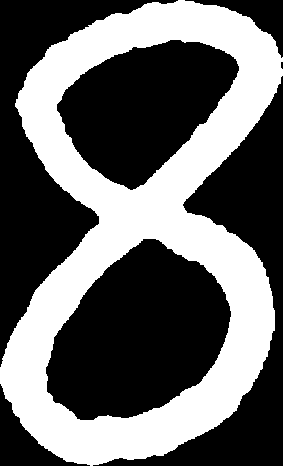
#> input picture test_images/gui_segments/component_0.png, 283 x 466 px, found by its file name
$ python debug_connected_digits.py
#> lines starting #> are read from the running program, lines starting #| are printed output that depends on the picture; after the words box and inside, x2 and y2 are one past the last pixel; in counts of white or black regions, pixels touching at a corner belong together
### member_sources/member_2/Segmentation.py

import cv2
import numpy as np


MIN_COMPONENT_AREA = 8
MIN_SPLIT_WIDTH = 6
MAX_SPLIT_DEPTH_RATIO = 0.55
MIN_WIDTH_RATIO = 1.65


# [195 lines left out: functions ensure_binary, remove_small_noise, sort_boxes, segment_contours, segment_connected_components, segment_vertical_projection and 1 more, not called in this run]


def find_split_position(region):
    """
    Find a possible split using a vertical projection valley.

    A split is accepted only if:
    - Both sides contain enough pixels.
    - Both sides are sufficiently wide.
    - The valley is substantially lower than nearby peaks.
    """

    height, width = region.shape

    if width < 2 * MIN_SPLIT_WIDTH:
        return None

    projection = np.count_nonzero(region, axis=0)

    # Smooth the projection slightly.
    smooth = np.convolve(
        projection.astype(np.float32),
        np.ones(3, dtype=np.float32) / 3,
        mode="same"
    )

    left_limit = max(
        MIN_SPLIT_WIDTH,
        int(width * 0.25)
    )

    right_limit = min(
        width - MIN_SPLIT_WIDTH,
        int(width * 0.75)
    )

    if right_limit <= left_limit:
        return None

    best_position = None
    best_score = float("inf")

    for position in range(left_limit, right_limit):

        left = region[:, :position]
        right = region[:, position:]

        left_pixels = cv2.countNonZero(left)
        right_pixels = cv2.countNonZero(right)

        if (
            left_pixels < MIN_COMPONENT_AREA or
            right_pixels < MIN_COMPONENT_AREA
        ):
            continue

        left_peak = float(
            np.max(smooth[:position])
        )

        right_peak = float(
            np.max(smooth[position:])
        )

        peak = min(left_peak, right_peak)

        if peak <= 0:
            continue

        valley = float(smooth[position])

        depth_ratio = valley / peak

        if depth_ratio > MAX_SPLIT_DEPTH_RATIO:
            continue

        # Prefer deep valleys near the centre.
        centre_penalty = (
            abs(position - width / 2) / width
        )

        score = depth_ratio + centre_penalty * 0.2

        if score < best_score:
            best_score = score
            best_position = position

    return best_position


# [529 lines left out: functions split_wide_region, segment_hybrid, extract_digit_regions, resize_digit, normalize_image, remove_border_artifacts and 5 more, not called in this run]

### member_sources/member_2/debug_connected_digits.py
from pathlib import Path
import sys

import cv2
import numpy as np

ROOT = Path(__file__).resolve().parent
sys.path.insert(0, str(ROOT / "member_sources" / "member_2"))

from Segmentation import find_split_position

IMAGE_PATH = ROOT / "test_images" / "gui_segments" / "component_0.png"
OUTPUT_DIR = ROOT / "test_results" / "connected_digits"

OUTPUT_DIR.mkdir(parents=True, exist_ok=True)

image = cv2.imread(str(IMAGE_PATH), cv2.IMREAD_GRAYSCALE)
#> image: shape (466, 283); 40.3% white; 1 white region, box (x1, y1, x2, y2) and area: (0, 0, 283, 466) 53181

if image is None:
    raise FileNotFoundError(f"Image not found: {IMAGE_PATH}")

_, binary = cv2.threshold(
    image,
    0,
    255,
    cv2.THRESH_BINARY + cv2.THRESH_OTSU
)

height, width = binary.shape
#> height = 466; width = 283

split_x = find_split_position(binary)
#> in find_split_position, `projection = np.count_nonzero(region, axis=0)`: projection = 283 values, max 299 at index 239, min 12 at index 282, mean 187.9
#> in find_split_position, `smooth = np.convolve( projection.astype(np.float32), np.ones(3, dtype=..`: smooth = 283 values, max 297.7 at index 238, min 8.33 at index 282, mean 187.9
#> the loop in find_split_position, `for position in range(left_limit, right_limit): ` made 142 passes
#> (left_pixels, right_pixels, valley, depth_ratio, score, best_score) on passes 52 to 63: (22494, 30687, 153.7, 0.544, 0.559, 0.559), (22648, 30533, 152, 0.538, 0.552, 0.552), (22800, 30381, 150.3, 0.532, 0.546, 0.546), (22950, 30231, 149, 0.528, 0.54, 0.54), (23099, 30082, 147.3, 0.522, 0.534, 0.534), (23247, 29934, 146, 0.517, 0.528, 0.528), (23392, 29789, 144.3, 0.511, 0.521, 0.521), (23537, 29644, 143, 0.506, 0.516, 0.516), (23680, 29501, 141, 0.499, 0.508, 0.508), (23821, 29360, 140, 0.496, 0.504, 0.504), (23960, 29221, 139, 0.492, 0.5, 0.5), (24100, 29081, 139, 0.492, 0.499, 0.499)
#> (left_pixels, right_pixels, valley, depth_ratio) on passes 1 to 6: (12940, 40241, 220.7, 0.782), (13162, 40019, 219.7, 0.778), (13383, 39798, 217.3, 0.77), (13599, 39582, 214.3, 0.759), (13814, 39367, 211.3, 0.749), (14026, 39155, 208, 0.737)
#> pass 1, in find_split_position, `left = region[:, :position]`:
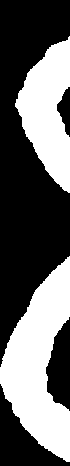
#> left: shape (466, 70); 39.7% white; 2 white regions, box (x1, y1, x2, y2) and area: (0, 256, 70, 462) 7904, (15, 36, 70, 193) 5036
#> pass 1, in find_split_position, `right = region[:, position:]`:
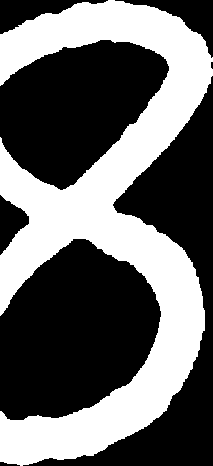
#> right: shape (466, 213); 40.5% white; 1 white region, box (x1, y1, x2, y2) and area: (0, 0, 213, 466) 40241
#> after the loop in find_split_position, `for position in range(left_limit, right_limit):`:
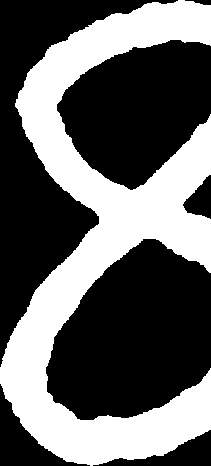
#> left: shape (466, 211); 38.8% white; 1 white region, box (x1, y1, x2, y2) and area: (0, 0, 211, 466) 38130
#> after the loop in find_split_position, `for position in range(left_limit, right_limit):`:
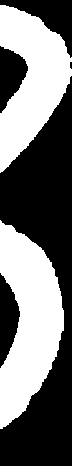
#> right: shape (466, 72); 44.9% white; 2 white regions, box (x1, y1, x2, y2) and area: (0, 220, 64, 429) 8225, (0, 5, 72, 173) 6826
#> after the loop in find_split_position, `for position in range(left_limit, right_limit):`: best_position = 135; best_score = 0.495
#> split_x = 135

print("\nCONNECTED DIGIT SPLITTING TEST")
print("==============================")
print(f"Image dimensions: {width} x {height}")
#| Image dimensions: 283 x 466
print(f"Suggested split position: {split_x}")
#| Suggested split position: 135

if split_x is None:
    print("No suitable split found.")
else:
    left = binary[:, :split_x]
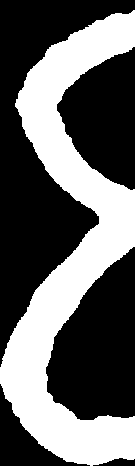
#> left: shape (466, 135); 39% white; 1 white region, box (x1, y1, x2, y2) and area: (0, 10, 135, 466) 24515
    right = binary[:, split_x:]
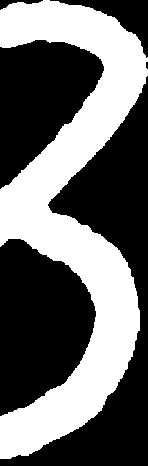
#> right: shape (466, 148); 41.6% white; 1 white region, box (x1, y1, x2, y2) and area: (0, 0, 148, 459) 28666

    cv2.imwrite(str(OUTPUT_DIR / "left.png"), left)
    cv2.imwrite(str(OUTPUT_DIR / "right.png"), right)

    preview = cv2.cvtColor(binary, cv2.COLOR_GRAY2BGR)
#> preview is the input picture: shape (466, 283, 3); 40.3% white; 1 white region, box (x1, y1, x2, y2) and area: (0, 0, 283, 466) 53181

    cv2.line(
        preview,
        (split_x, 0),
        (split_x, height - 1),
        (0, 0, 255),
        2
    )
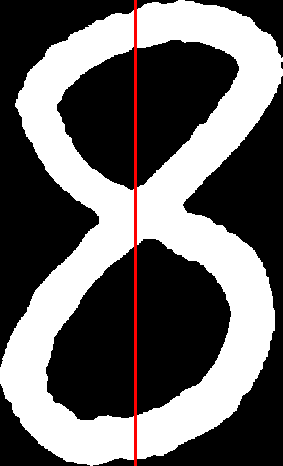
#> preview: shape (466, 283, 3); 1.06% of pixels changed, all inside (x1, y1, x2, y2) = (134, 0, 137, 466)

    cv2.imwrite(str(OUTPUT_DIR / "split_preview.png"), preview)

    print(f"Left part saved: {OUTPUT_DIR / 'left.png'}")
    print(f"Right part saved: {OUTPUT_DIR / 'right.png'}")
    print(f"Preview saved: {OUTPUT_DIR / 'split_preview.png'}")

$ run again, with test_images/gui_segments/component_1.png copied over test_images/gui_segments/component_0.png
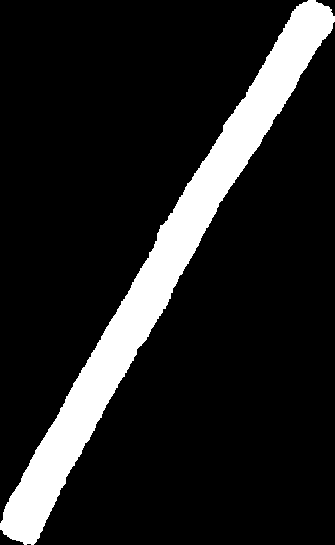
#> input picture test_images/gui_segments/component_1.png, 335 x 545 px, found by its file name
#> image: shape (545, 335); 13.3% white; 1 white region, box (x1, y1, x2, y2) and area: (0, 0, 335, 545) 24272
#> projection = 335 values, max 93 at index 35, min 6 at index 334, mean 72.45
#> smooth = 335 values, max 92.67 at index 36, min 4.33 at index 334, mean 72.44
#> the loop in find_split_position, `for position in range(left_limit, right_limit): ` made 168 passes
#> (left_pixels, right_pixels, valley, depth_ratio) on passes 1 to 3: (5978, 18294, 80.67, 0.903), (6059, 18213, 79.33, 0.888), (6138, 18134, 79, 0.884)
#> after the loop in find_split_position, `for position in range(left_limit, right_limit):`:
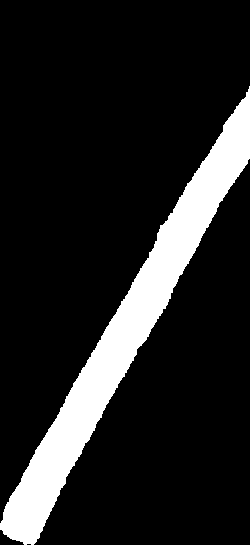
#> left: shape (545, 250); 13.9% white; 1 white region, box (x1, y1, x2, y2) and area: (0, 86, 250, 545) 18890
#> after the loop in find_split_position, `for position in range(left_limit, right_limit):`:
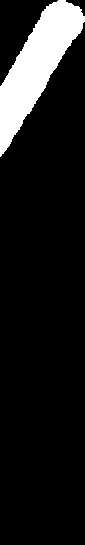
#> right: shape (545, 85); 11.6% white; 1 white region, box (x1, y1, x2, y2) and area: (0, 0, 85, 157) 5382
#> after the loop in find_split_position, `for position in range(left_limit, right_limit):`: best_score = inf
#| Image dimensions: 335 x 545
#| Suggested split position: None
